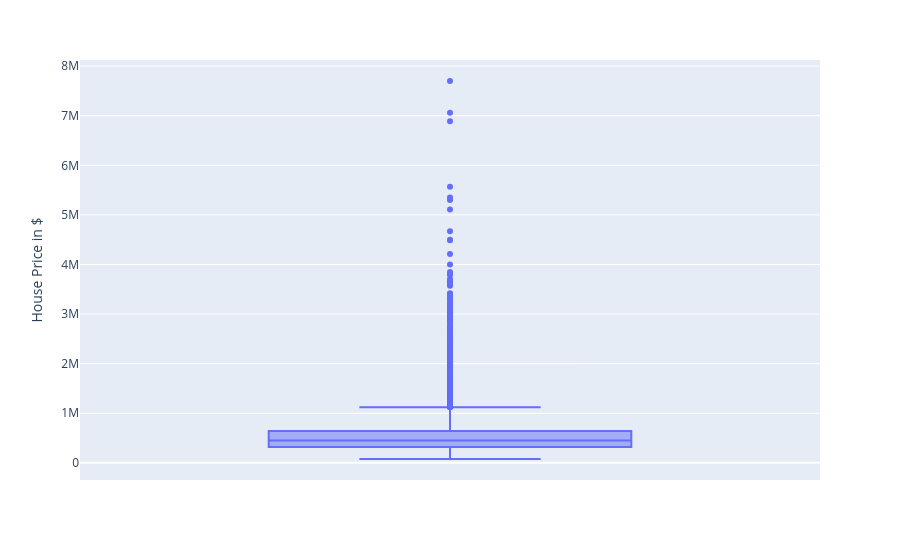

The notebook cell saved with this chart:
### Markdown cell above
Histograms help us understand both the overall distribution and the rough shape of each variable.

Findings:
- `price` is right-skewed, with a small number of very expensive houses stretching the distribution.
- More than 5000 houses have 2.5 bathrooms. In the U.S., `.5` typically indicates a toilet room without a shower.
- Most houses have between 2 and 5 bedrooms, with 3 bedrooms being the most common.
- Most houses have only one floor.
- Most houses have a grade between 6 and 10 on the 1 to 13 scale.
- Very few houses were built or renovated between 1930 and 1940. Construction increases noticeably after that period.
- `sqft_living` is also somewhat right-skewed.
- Extreme lot sizes distort the lot-area histogram, which makes the main distribution harder to see.

Another useful view is the box plot, which displays the same summary statistics graphically.

### Code cell
# Plot box plots.
fig = px.box(kc_data, y="price", labels={"price": "House Price in $"})
fig.show()

### Figure 1 — Plotly figure (JSON) as saved in the notebook; plotly's stock layout.template omitted (floating-point values rounded to 4 significant figures; data arrays with more than 128 entries replaced by an {"elided": "..."} marker saying what was removed)
{"data": [{"alignmentgroup": "True", "hovertemplate": "House Price in $=%{y}<extra></extra>", "legendgroup": "", "marker": {"color": "#636efa"}, "name": "", "notched": false, "offsetgroup": "", "orientation": "v", "showlegend": false, "type": "box", "x0": " ", "xaxis": "x", "y": {"elided": "21597 float values"}, "y0": " ", "yaxis": "y"}], "layout": {"boxmode": "group", "legend": {"tracegroupgap": 0}, "margin": {"t": 60}, "xaxis": {"anchor": "y", "domain": [0, 1]}, "yaxis": {"anchor": "x", "domain": [0, 1], "title": {"text": "House Price in $"}}}}
